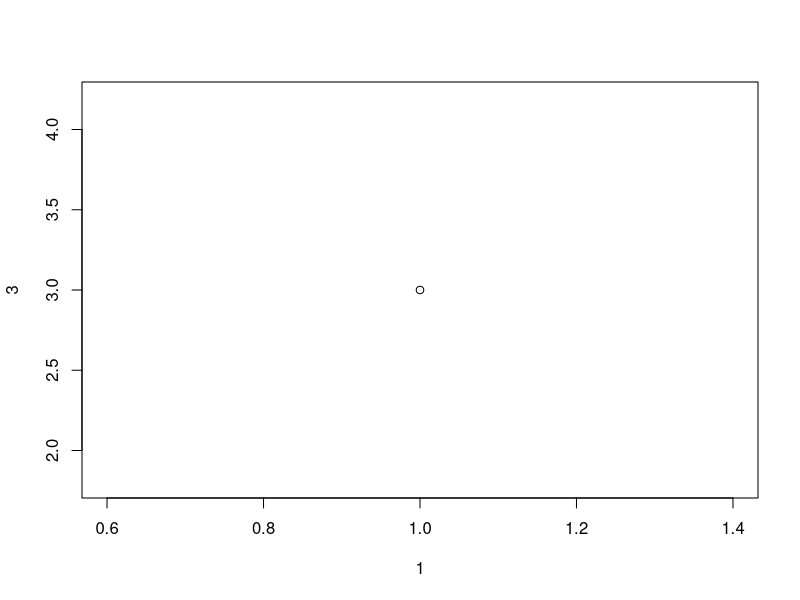
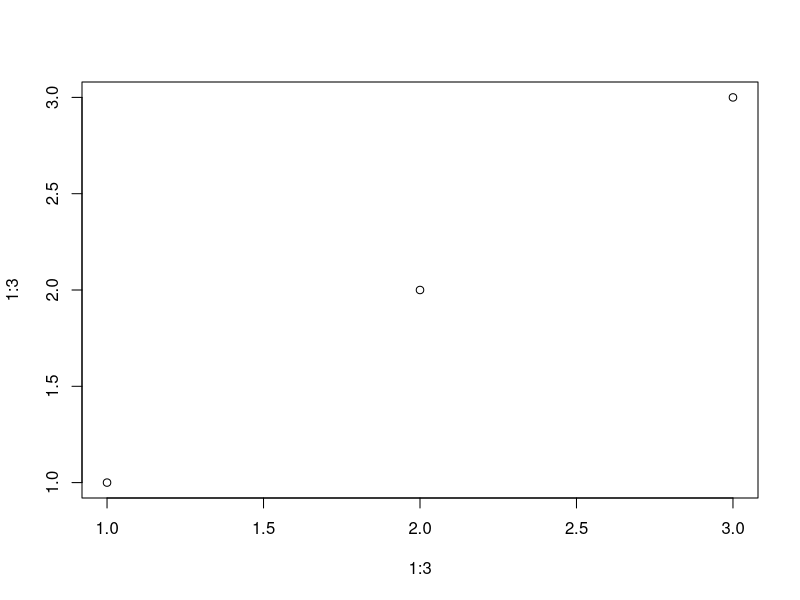
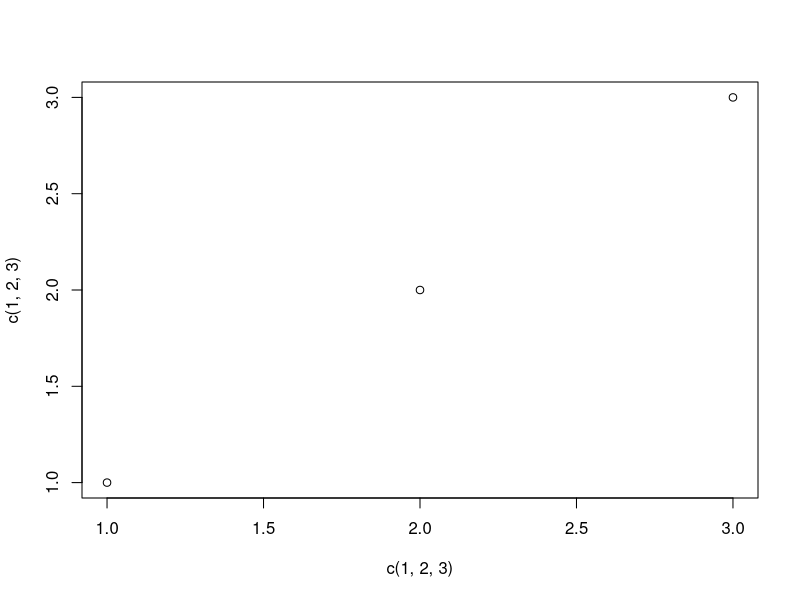
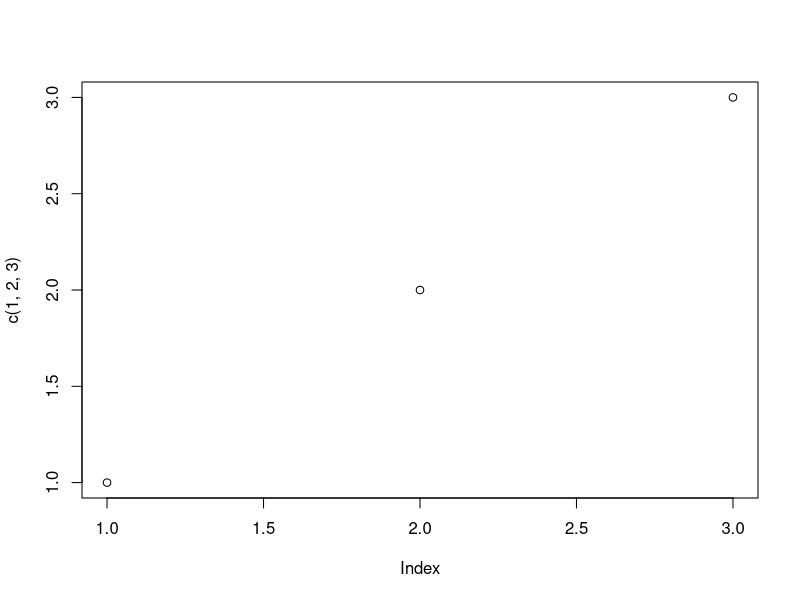
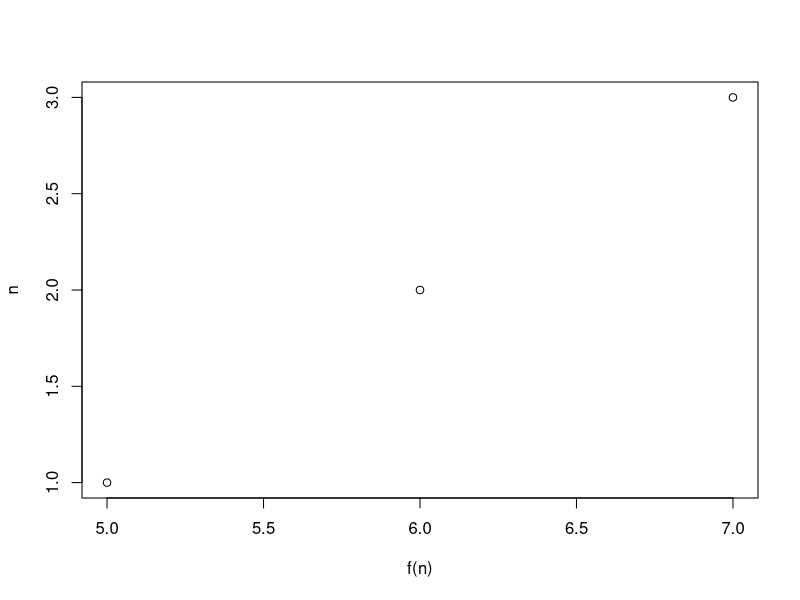
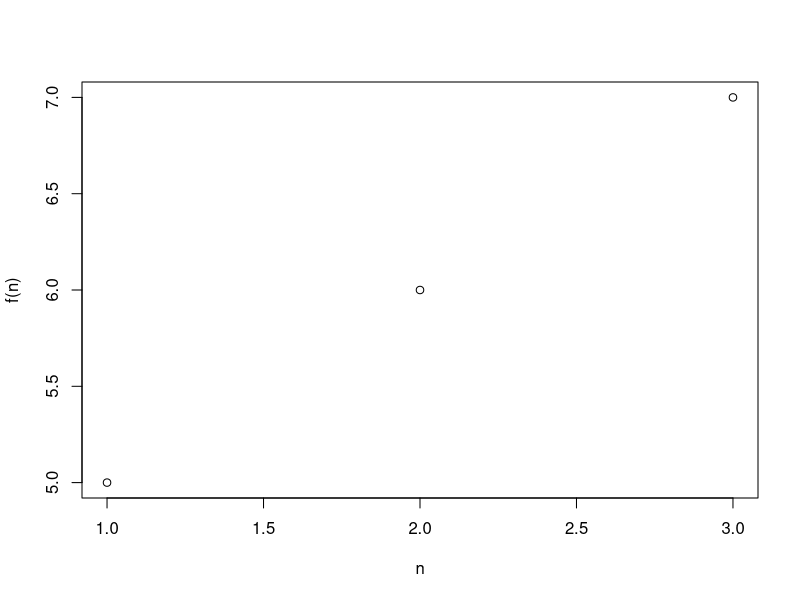
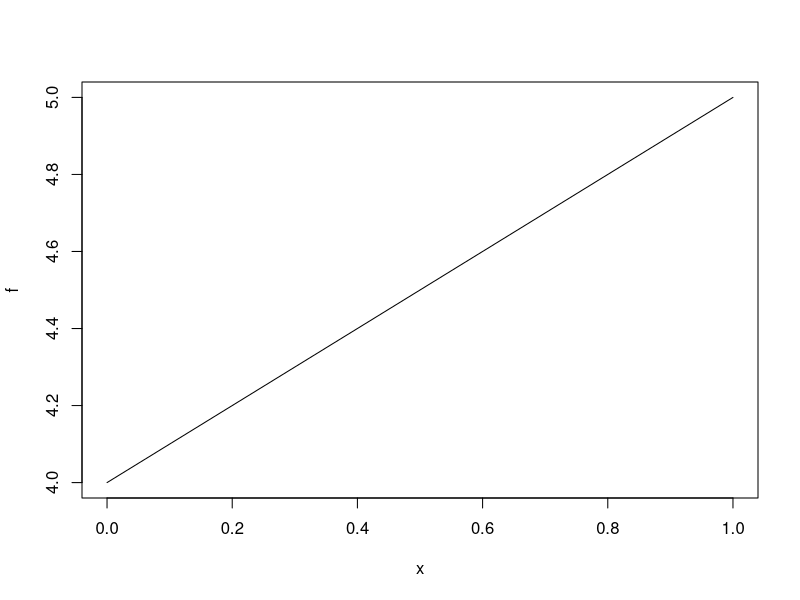
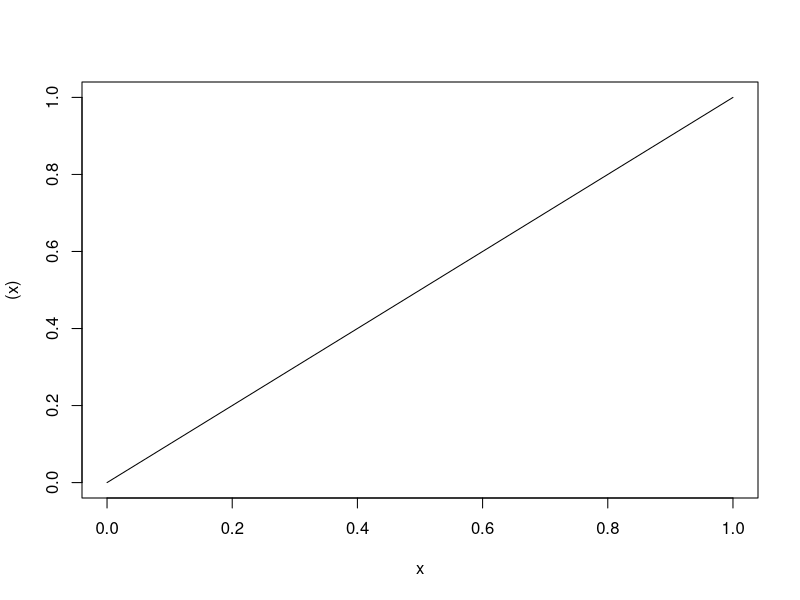

Generate these figures, in order, with R:
## ---- chunk 1

plot(1,3) # forma 1

plot(1:3,1:3) # forma 2

plot(c(1,2,3),c(1,2,3)) #forma 3

plot(c(1,2,3)) #forma 4

f = function(x){x+4}
n = c(1,2,3)
plot(f(n),n) # forma 5
plot(n,f(n)) # forma 5.5

f = function(x){x+4}
plot(f) # forma 6

## ---- chunk 2

curve((x)) #forma 1

curve(x^2) #forma 1.5

curve(x+2,c(0:100)) #forma 2

curve(x+2,0,100) #forma 2.5

curve(x+2,c(1,2,3,4,5,6,7)) #forma 3

f = function(x){x^2}
curve(f(x),c(-2:2)) #forma 4


## ---- chunk 3
f = function(x){log(x+1)}
I = c(1:15)
plot(I,f(I))

